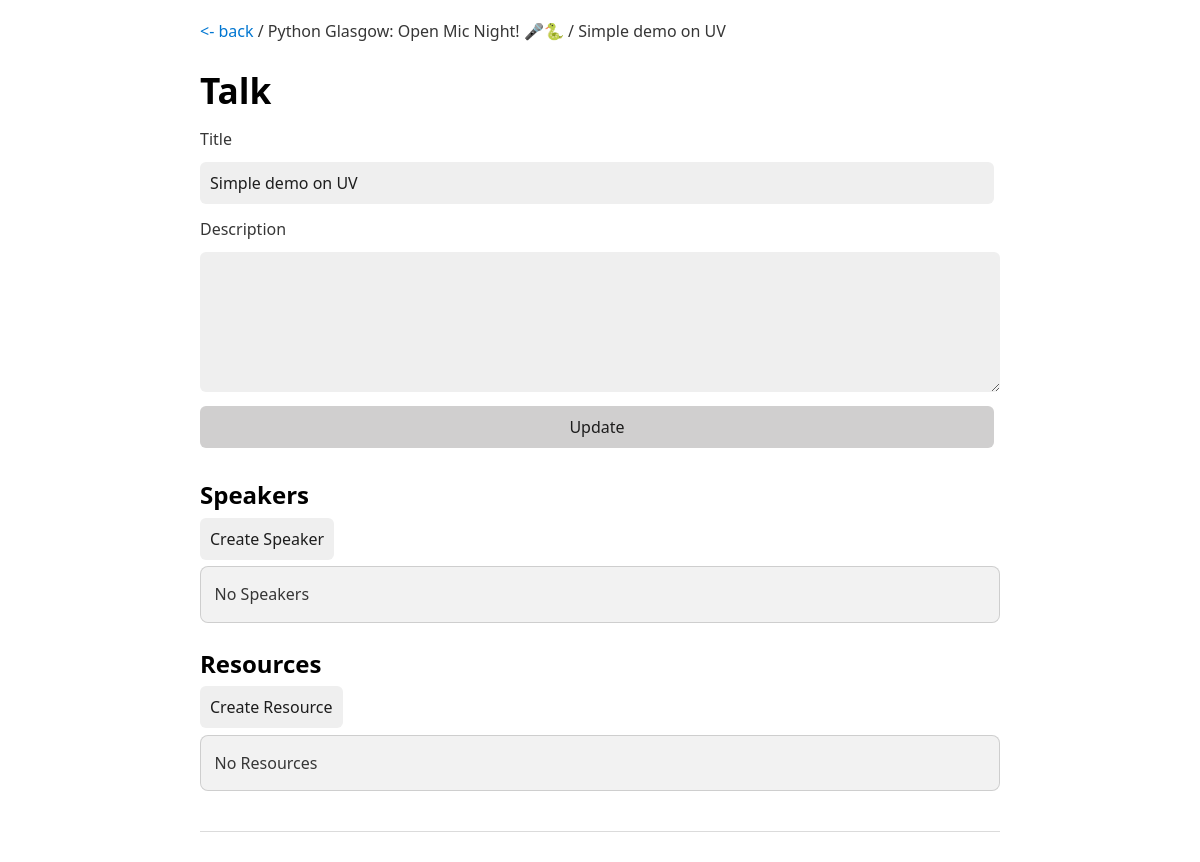
The app's page /event/1/talk/2 with its own data.
### app/models/events.py (models this page shows, shortened)
class Events(db.Model):
    event_id = s.Column(s.Integer, primary_key=True)
    title = s.Column(s.String(255))
    description = s.Column(s.String)
    datetime = s.Column(s.DateTime)
    location = s.Column(s.String(255))
    rel_workshops = s.orm.relationship("Workshops")
    rel_talks = s.orm.relationship("Talks")
    @classmethod
    def get_by_id(cls, event_id):
        se_ = s.select(cls).where(cls.event_id == event_id)
        re_ = db.session.execute(se_).scalars().first()
        return re_

### app/models/talks.py (models this page shows, shortened)
class Talks(db.Model):
    talk_id = s.Column(s.Integer, primary_key=True)
    fk_event_id = s.Column(s.Integer, s.ForeignKey("events.event_id"))
    title = s.Column(s.String(255))
    description = s.Column(s.String(255))
    rel_talk_resources = s.orm.relationship("TalkResources")
    rel_talk_speakers = s.orm.relationship("TalkSpeakers")
    @classmethod
    def get_by_id(cls, talk_id):
        se_ = s.select(cls).where(cls.talk_id == talk_id)
        re_ = db.session.execute(se_).scalars().first()
        return re_

### app/__init__.py (the view)
    @app.get("/event/<int:event_id>/talk/<int:talk_id>")
    def talk(event_id: int, talk_id: int):
        event_ = Events.get_by_id(event_id)
        talk_ = Talks.get_by_id(talk_id)
        event_date = event_.datetime.strftime("%Y-%m-%d")
        return render_template("talk.html", event=event_, talk=talk_, event_date=event_date)

### app/templates/talk.html (shortened to what this page needs)
<!DOCTYPE html>
<html lang="en">
<head>
    {% include 'includes/head.html' %}
</head>
<body>
<header>
    <div class="top-link">
        <a href="{{ url_for('event', event_id=event.event_id) }}"><- back</a> /
        {{ event.title }} /
        {{ talk.title }}
    </div>
    <h1>Talk</h1>
</header>
<main x-data="talk_" x-init="setup('{{ event.event_id }}', '{{ talk.talk_id }}', '{{ event_date }}')">
    <form action="{{ url_for('talk_update', event_id=event.event_id, talk_id=talk.talk_id) }}"
          method="post"
          class="form">
        <label for="title">Title</label>
        <input id="title" type="text" name="title" value="{{ talk.title }}">
        <label for="description">Description</label>
        <textarea id="description" name="description">{{ talk.description }}</textarea>
        <button type="submit">Update</button>
    </form>
    <h2>Speakers</h2>
    <div class="top-link">
        <a class="a-button" @click="create_speaker_dialog.showModal()">Create Speaker</a>
    </div>
    <div class="box" x-show="speakers.length === 0" x-cloak>
        <p>No Speakers</p>
    </div>
    <h2>Resources</h2>
    <div class="top-link">
        <a class="a-button" @click="create_resource_dialog.showModal()">Create Resource</a>
    </div>
    <div class="box" x-show="resources.length === 0" x-cloak>
        <p>No Resources</p>
    </div>
</main>
<footer>
</footer>
</body>
</html>

### app/static/style.css (style rules this page uses)
.form { display: flex; width: 100%; flex-direction: column; gap: .50rem; }
.top-link { margin-top: 1rem; margin-bottom: 1rem; }
.box { padding: 0 0.85rem; background-color: rgba(0, 0, 0, .05); border-radius: 0.5rem; border: 1px solid rgba(0, 0, 0, .15); }
.a-button { transition: background-color var(--animation-duration) linear, border-color var(--animation-duration) linear, color var(--animation-duration) linear, box-shadow var(--animation-duration) linear, transform var(--animation-duration) ease }
.a-button { text-align: center; color: var(--form-text); background-color: var(--background); font-family: inherit; font-size: inherit; margin-right: 6px; margin-bottom: 6px; padding: 10px; border: none; border-radius: 6px; outline: none; text-decoration: none; }

### records on screen
Events: title "Python Glasgow: Open Mic Night! 🎤🐍"
Talks: title "Simple demo on UV"
